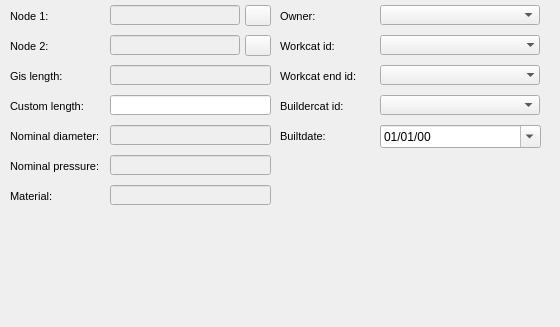
      <widget class="QWidget" name="page_3">
       <property name="geometry">
        <rect>
         <x>0</x>
         <y>0</y>
         <width>560</width>
         <height>327</height>
        </rect>
       </property>
       <attribute name="label">
        <string>Basic information</string>
       </attribute>
       <widget class="QComboBox" name="pipe_workcat_id_end">
        <property name="geometry">
         <rect>
          <x>380</x>
          <y>65</y>
          <width>160</width>
          <height>20</height>
         </rect>
        </property>
        <property name="autoFillBackground">
         <bool>true</bool>
        </property>
        <property name="maxVisibleItems">
         <number>8</number>
        </property>
        <property name="frame">
         <bool>false</bool>
        </property>
       </widget>
       <widget class="QLabel" name="label_pipe_buildercat_id">
        <property name="geometry">
         <rect>
          <x>280</x>
          <y>95</y>
          <width>101</width>
          <height>22</height>
         </rect>
        </property>
        <property name="font">
         <font>
          <pointsize>8</pointsize>
         </font>
        </property>
        <property name="frameShape">
         <enum>QFrame::NoFrame</enum>
        </property>
        <property name="frameShadow">
         <enum>QFrame::Plain</enum>
        </property>
        <property name="text">
         <string>Buildercat id:</string>
        </property>
        <property name="textFormat">
         <enum>Qt::AutoText</enum>
        </property>
        <property name="scaledContents">
         <bool>false</bool>
        </property>
        <property name="alignment">
         <set>Qt::AlignLeading|Qt::AlignLeft|Qt::AlignVCenter</set>
        </property>
        <property name="margin">
         <number>3</number>
        </property>
       </widget>
       <widget class="QLabel" name="label_pipe_workcat_id_end">
        <property name="geometry">
         <rect>
          <x>280</x>
          <y>65</y>
          <width>101</width>
          <height>22</height>
         </rect>
        </property>
        <property name="font">
         <font>
          <pointsize>8</pointsize>
         </font>
        </property>
        <property name="frameShape">
         <enum>QFrame::NoFrame</enum>
        </property>
        <property name="frameShadow">
         <enum>QFrame::Plain</enum>
        </property>
        <property name="text">
         <string>Workcat end id:</string>
        </property>
        <property name="textFormat">
         <enum>Qt::AutoText</enum>
        </property>
        <property name="scaledContents">
         <bool>false</bool>
        </property>
        <property name="alignment">
         <set>Qt::AlignLeading|Qt::AlignLeft|Qt::AlignVCenter</set>
        </property>
        <property name="margin">
         <number>3</number>
        </property>
       </widget>
       <widget class="QLabel" name="label_pipe_builtdate">
        <property name="geometry">
         <rect>
          <x>280</x>
          <y>125</y>
          <width>101</width>
          <height>22</height>
         </rect>
        </property>
        <property name="font">
         <font>
          <pointsize>8</pointsize>
         </font>
        </property>
        <property name="frameShape">
         <enum>QFrame::NoFrame</enum>
        </property>
        <property name="frameShadow">
         <enum>QFrame::Plain</enum>
        </property>
        <property name="text">
         <string>Builtdate:</string>
        </property>
        <property name="textFormat">
         <enum>Qt::AutoText</enum>
        </property>
        <property name="scaledContents">
         <bool>false</bool>
        </property>
        <property name="alignment">
         <set>Qt::AlignLeading|Qt::AlignLeft|Qt::AlignVCenter</set>
        </property>
        <property name="margin">
         <number>3</number>
        </property>
       </widget>
       <widget class="QComboBox" name="pipe_workcat_id">
        <property name="geometry">
         <rect>
          <x>380</x>
          <y>35</y>
          <width>160</width>
          <height>20</height>
         </rect>
        </property>
        <property name="autoFillBackground">
         <bool>true</bool>
        </property>
        <property name="maxVisibleItems">
         <number>8</number>
        </property>
        <property name="frame">
         <bool>false</bool>
        </property>
       </widget>
       <widget class="QLabel" name="label_pipe_workcat_id">
        <property name="geometry">
         <rect>
          <x>280</x>
          <y>35</y>
          <width>90</width>
          <height>22</height>
         </rect>
        </property>
        <property name="font">
         <font>
          <pointsize>8</pointsize>
         </font>
        </property>
        <property name="frameShape">
         <enum>QFrame::NoFrame</enum>
        </property>
        <property name="frameShadow">
         <enum>QFrame::Plain</enum>
        </property>
        <property name="text">
         <string>Workcat id:</string>
        </property>
        <property name="textFormat">
         <enum>Qt::AutoText</enum>
        </property>
        <property name="scaledContents">
         <bool>false</bool>
        </property>
        <property name="alignment">
         <set>Qt::AlignLeading|Qt::AlignLeft|Qt::AlignVCenter</set>
        </property>
        <property name="margin">
         <number>3</number>
        </property>
       </widget>
       <widget class="QComboBox" name="pipe_buildercat_id">
        <property name="geometry">
         <rect>
          <x>380</x>
          <y>95</y>
          <width>160</width>
          <height>20</height>
         </rect>
        </property>
       </widget>
       <widget class="QDateEdit" name="pipe_builtdate">
        <property name="geometry">
         <rect>
          <x>380</x>
          <y>125</y>
          <width>160</width>
          <height>22</height>
         </rect>
        </property>
        <property name="calendarPopup">
         <bool>true</bool>
        </property>
       </widget>
       <widget class="QComboBox" name="pipe_ownercat_id">
        <property name="geometry">
         <rect>
          <x>380</x>
          <y>5</y>
          <width>160</width>
          <height>20</height>
         </rect>
        </property>
       </widget>
       <widget class="QLabel" name="label_pipe_owner">
        <property name="geometry">
         <rect>
          <x>280</x>
          <y>5</y>
          <width>90</width>
          <height>22</height>
         </rect>
        </property>
        <property name="font">
         <font>
          <pointsize>8</pointsize>
         </font>
        </property>
        <property name="frameShape">
         <enum>QFrame::NoFrame</enum>
        </property>
        <property name="frameShadow">
         <enum>QFrame::Plain</enum>
        </property>
        <property name="text">
         <string>Owner:</string>
        </property>
        <property name="textFormat">
         <enum>Qt::AutoText</enum>
        </property>
        <property name="scaledContents">
         <bool>false</bool>
        </property>
        <property name="alignment">
         <set>Qt::AlignLeading|Qt::AlignLeft|Qt::AlignVCenter</set>
        </property>
        <property name="margin">
         <number>3</number>
        </property>
       </widget>
       <widget class="QLabel" name="label_pipe_node_2">
        <property name="geometry">
         <rect>
          <x>10</x>
          <y>35</y>
          <width>90</width>
          <height>22</height>
         </rect>
        </property>
        <property name="font">
         <font>
          <pointsize>8</pointsize>
         </font>
        </property>
        <property name="frameShape">
         <enum>QFrame::NoFrame</enum>
        </property>
        <property name="frameShadow">
         <enum>QFrame::Plain</enum>
        </property>
        <property name="text">
         <string>Node 2:</string>
        </property>
        <property name="textFormat">
         <enum>Qt::AutoText</enum>
        </property>
        <property name="scaledContents">
         <bool>false</bool>
        </property>
        <property name="alignment">
         <set>Qt::AlignLeading|Qt::AlignLeft|Qt::AlignVCenter</set>
        </property>
        <property name="margin">
         <number>3</number>
        </property>
       </widget>
       <widget class="QLabel" name="label_pipe_node_1">
        <property name="geometry">
         <rect>
          <x>10</x>
          <y>5</y>
          <width>90</width>
          <height>22</height>
         </rect>
        </property>
        <property name="font">
         <font>
          <pointsize>8</pointsize>
         </font>
        </property>
        <property name="frameShape">
         <enum>QFrame::NoFrame</enum>
        </property>
        <property name="frameShadow">
         <enum>QFrame::Plain</enum>
        </property>
        <property name="text">
         <string>Node 1:</string>
        </property>
        <property name="textFormat">
         <enum>Qt::AutoText</enum>
        </property>
        <property name="scaledContents">
         <bool>false</bool>
        </property>
        <property name="alignment">
         <set>Qt::AlignLeading|Qt::AlignLeft|Qt::AlignVCenter</set>
        </property>
        <property name="margin">
         <number>3</number>
        </property>
       </widget>
       <widget class="QLineEdit" name="pipe_node_2">
        <property name="enabled">
         <bool>false</bool>
        </property>
        <property name="geometry">
         <rect>
          <x>110</x>
          <y>35</y>
          <width>130</width>
          <height>20</height>
         </rect>
        </property>
       </widget>
       <widget class="QLineEdit" name="pipe_node_1">
        <property name="enabled">
         <bool>false</bool>
        </property>
        <property name="geometry">
         <rect>
          <x>110</x>
          <y>5</y>
          <width>130</width>
          <height>20</height>
         </rect>
        </property>
       </widget>
       <widget class="QLineEdit" name="pipe_custom_length">
        <property name="geometry">
         <rect>
          <x>110</x>
          <y>95</y>
          <width>161</width>
          <height>20</height>
         </rect>
        </property>
        <property name="font">
         <font>
          <italic>false</italic>
         </font>
        </property>
        <property name="text">
         <string/>
        </property>
       </widget>
       <widget class="QLabel" name="label_pipe_custom_length">
        <property name="geometry">
         <rect>
          <x>10</x>
          <y>95</y>
          <width>81</width>
          <height>22</height>
         </rect>
        </property>
        <property name="font">
         <font>
          <pointsize>8</pointsize>
          <italic>false</italic>
         </font>
        </property>
        <property name="frameShape">
         <enum>QFrame::NoFrame</enum>
        </property>
        <property name="frameShadow">
         <enum>QFrame::Plain</enum>
        </property>
        <property name="text">
         <string>Custom length:</string>
        </property>
        <property name="textFormat">
         <enum>Qt::AutoText</enum>
        </property>
        <property name="scaledContents">
         <bool>false</bool>
        </property>
        <property name="alignment">
         <set>Qt::AlignLeading|Qt::AlignLeft|Qt::AlignVCenter</set>
        </property>
        <property name="margin">
         <number>3</number>
        </property>
       </widget>
       <widget class="QLabel" name="label_pipe_gis_length">
        <property name="geometry">
         <rect>
          <x>10</x>
          <y>65</y>
          <width>81</width>
          <height>22</height>
         </rect>
        </property>
        <property name="font">
         <font>
          <pointsize>8</pointsize>
          <italic>false</italic>
         </font>
        </property>
        <property name="frameShape">
         <enum>QFrame::NoFrame</enum>
        </property>
        <property name="frameShadow">
         <enum>QFrame::Plain</enum>
        </property>
        <property name="text">
         <string>Gis length:</string>
        </property>
        <property name="textFormat">
         <enum>Qt::AutoText</enum>
        </property>
        <property name="scaledContents">
         <bool>false</bool>
        </property>
        <property name="alignment">
         <set>Qt::AlignLeading|Qt::AlignLeft|Qt::AlignVCenter</set>
        </property>
        <property name="margin">
         <number>3</number>
        </property>
       </widget>
       <widget class="QLineEdit" name="pipe_gis_length">
        <property name="enabled">
         <bool>false</bool>
        </property>
        <property name="geometry">
         <rect>
          <x>110</x>
          <y>65</y>
          <width>161</width>
          <height>20</height>
         </rect>
        </property>
        <property name="font">
         <font>
          <italic>false</italic>
         </font>
        </property>
        <property name="styleSheet">
         <string notr="true"/>
        </property>
        <property name="text">
         <string/>
        </property>
       </widget>
       <widget class="QLabel" name="label_pipe_dnom">
        <property name="geometry">
         <rect>
          <x>10</x>
          <y>125</y>
          <width>96</width>
          <height>22</height>
         </rect>
        </property>
        <property name="font">
         <font>
          <pointsize>8</pointsize>
          <italic>false</italic>
         </font>
        </property>
        <property name="frameShape">
         <enum>QFrame::NoFrame</enum>
        </property>
        <property name="frameShadow">
         <enum>QFrame::Plain</enum>
        </property>
        <property name="text">
         <string>Nominal diameter:</string>
        </property>
        <property name="textFormat">
         <enum>Qt::AutoText</enum>
        </property>
        <property name="scaledContents">
         <bool>false</bool>
        </property>
        <property name="alignment">
         <set>Qt::AlignLeading|Qt::AlignLeft|Qt::AlignVCenter</set>
        </property>
        <property name="margin">
         <number>3</number>
        </property>
       </widget>
       <widget class="QLineEdit" name="pipe_cat_dnom">
        <property name="enabled">
         <bool>false</bool>
        </property>
        <property name="geometry">
         <rect>
          <x>110</x>
          <y>125</y>
          <width>161</width>
          <height>20</height>
         </rect>
        </property>
        <property name="font">
         <font>
          <weight>50</weight>
          <italic>false</italic>
          <bold>false</bold>
         </font>
        </property>
        <property name="styleSheet">
         <string notr="true"/>
        </property>
        <property name="text">
         <string/>
        </property>
       </widget>
       <widget class="QPushButton" name="btn_node1">
        <property name="geometry">
         <rect>
          <x>245</x>
          <y>5</y>
          <width>26</width>
          <height>21</height>
         </rect>
        </property>
        <property name="text">
         <string/>
        </property>
       </widget>
       <widget class="QPushButton" name="btn_node2">
        <property name="geometry">
         <rect>
          <x>245</x>
          <y>35</y>
          <width>26</width>
          <height>21</height>
         </rect>
        </property>
        <property name="text">
         <string/>
        </property>
       </widget>
       <widget class="QLineEdit" name="pipe_cat_pnom">
        <property name="enabled">
         <bool>false</bool>
        </property>
        <property name="geometry">
         <rect>
          <x>110</x>
          <y>155</y>
          <width>161</width>
          <height>20</height>
         </rect>
        </property>
        <property name="font">
         <font>
          <weight>50</weight>
          <italic>false</italic>
          <bold>false</bold>
         </font>
        </property>
        <property name="styleSheet">
         <string notr="true"/>
        </property>
        <property name="text">
         <string/>
        </property>
       </widget>
       <widget class="QLabel" name="label_pipe_pnom">
        <property name="geometry">
         <rect>
          <x>10</x>
          <y>155</y>
          <width>101</width>
          <height>22</height>
         </rect>
        </property>
        <property name="font">
         <font>
          <pointsize>8</pointsize>
          <italic>false</italic>
         </font>
        </property>
        <property name="frameShape">
         <enum>QFrame::NoFrame</enum>
        </property>
        <property name="frameShadow">
         <enum>QFrame::Plain</enum>
        </property>
        <property name="text">
         <string>Nominal pressure:</string>
        </property>
        <property name="textFormat">
         <enum>Qt::AutoText</enum>
        </property>
        <property name="scaledContents">
         <bool>false</bool>
        </property>
        <property name="alignment">
         <set>Qt::AlignLeading|Qt::AlignLeft|Qt::AlignVCenter</set>
        </property>
        <property name="margin">
         <number>3</number>
        </property>
       </widget>
       <widget class="QLineEdit" name="pipe_matcat_id">
        <property name="enabled">
         <bool>false</bool>
        </property>
        <property name="geometry">
         <rect>
          <x>110</x>
          <y>185</y>
          <width>161</width>
          <height>20</height>
         </rect>
        </property>
        <property name="font">
         <font>
          <weight>50</weight>
          <italic>false</italic>
          <bold>false</bold>
         </font>
        </property>
        <property name="styleSheet">
         <string notr="true"/>
        </property>
        <property name="text">
         <string/>
        </property>
       </widget>
       <widget class="QLabel" name="label_pipe_matcat_id">
        <property name="geometry">
         <rect>
          <x>10</x>
          <y>185</y>
          <width>101</width>
          <height>22</height>
         </rect>
        </property>
        <property name="font">
         <font>
          <pointsize>8</pointsize>
          <italic>false</italic>
         </font>
        </property>
        <property name="frameShape">
         <enum>QFrame::NoFrame</enum>
        </property>
        <property name="frameShadow">
         <enum>QFrame::Plain</enum>
        </property>
        <property name="text">
         <string>Material:</string>
        </property>
        <property name="textFormat">
         <enum>Qt::AutoText</enum>
        </property>
        <property name="scaledContents">
         <bool>false</bool>
        </property>
        <property name="alignment">
         <set>Qt::AlignLeading|Qt::AlignLeft|Qt::AlignVCenter</set>
        </property>
        <property name="margin">
         <number>3</number>
        </property>
       </widget>
       <widget class="QgsDateTimeEdit" name="pipe_builtdate">
        <property name="geometry">
         <rect>
          <x>380</x>
          <y>125</y>
          <width>161</width>
          <height>23</height>
         </rect>
        </property>
        <property name="displayFormat">
         <string>dd/MM/yy</string>
        </property>
        <property name="calendarPopup">
         <bool>true</bool>
        </property>
        <property name="allowNull" stdset="0">
         <bool>true</bool>
        </property>
       </widget>
      </widget>
